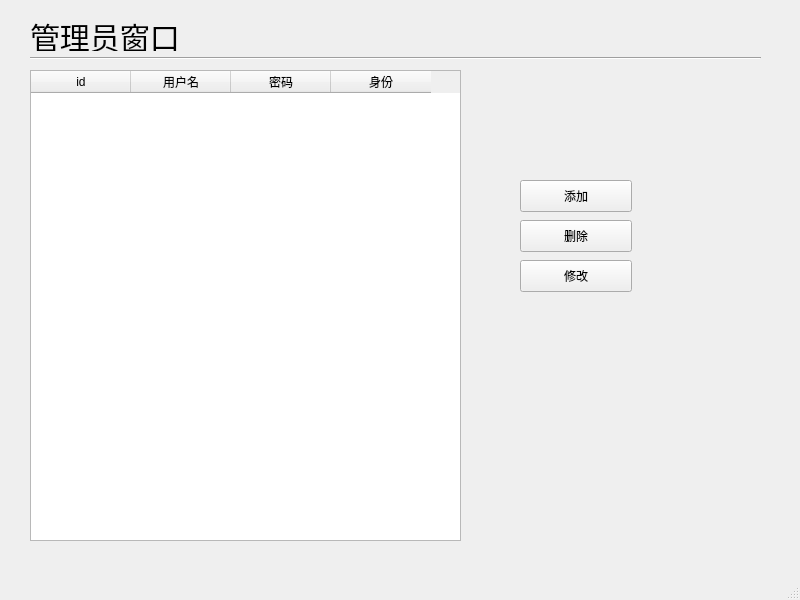
<?xml version="1.0" encoding="UTF-8"?>
<ui version="4.0">
 <class>AdminWindow</class>
 <widget class="QMainWindow" name="AdminWindow">
  <property name="geometry">
   <rect>
    <x>0</x>
    <y>0</y>
    <width>800</width>
    <height>600</height>
   </rect>
  </property>
  <property name="windowTitle">
   <string>雷课堂管理员</string>
  </property>
  <widget class="QWidget" name="centralwidget">
   <widget class="QLabel" name="label">
    <property name="geometry">
     <rect>
      <x>30</x>
      <y>20</y>
      <width>151</width>
      <height>31</height>
     </rect>
    </property>
    <property name="styleSheet">
     <string notr="true">font:30px</string>
    </property>
    <property name="text">
     <string>管理员窗口</string>
    </property>
   </widget>
   <widget class="Line" name="line">
    <property name="geometry">
     <rect>
      <x>30</x>
      <y>50</y>
      <width>731</width>
      <height>16</height>
     </rect>
    </property>
    <property name="orientation">
     <enum>Qt::Horizontal</enum>
    </property>
   </widget>
   <widget class="QPushButton" name="pushButton">
    <property name="geometry">
     <rect>
      <x>520</x>
      <y>180</y>
      <width>112</width>
      <height>32</height>
     </rect>
    </property>
    <property name="text">
     <string>添加</string>
    </property>
   </widget>
   <widget class="QPushButton" name="pushButton_2">
    <property name="geometry">
     <rect>
      <x>520</x>
      <y>220</y>
      <width>112</width>
      <height>32</height>
     </rect>
    </property>
    <property name="text">
     <string>删除</string>
    </property>
   </widget>
   <widget class="QPushButton" name="pushButton_3">
    <property name="geometry">
     <rect>
      <x>520</x>
      <y>260</y>
      <width>112</width>
      <height>32</height>
     </rect>
    </property>
    <property name="text">
     <string>修改</string>
    </property>
   </widget>
   <widget class="QTableWidget" name="tableWidget">
    <property name="geometry">
     <rect>
      <x>30</x>
      <y>70</y>
      <width>431</width>
      <height>471</height>
     </rect>
    </property>
    <column>
     <property name="text">
      <string>id</string>
     </property>
    </column>
    <column>
     <property name="text">
      <string>用户名</string>
     </property>
    </column>
    <column>
     <property name="text">
      <string>密码</string>
     </property>
    </column>
    <column>
     <property name="text">
      <string>身份</string>
     </property>
    </column>
   </widget>
  </widget>
  <widget class="QMenuBar" name="menubar">
   <property name="geometry">
    <rect>
     <x>0</x>
     <y>0</y>
     <width>800</width>
     <height>22</height>
    </rect>
   </property>
  </widget>
  <widget class="QStatusBar" name="statusbar"/>
 </widget>
 <resources/>
 <connections/>
</ui>
